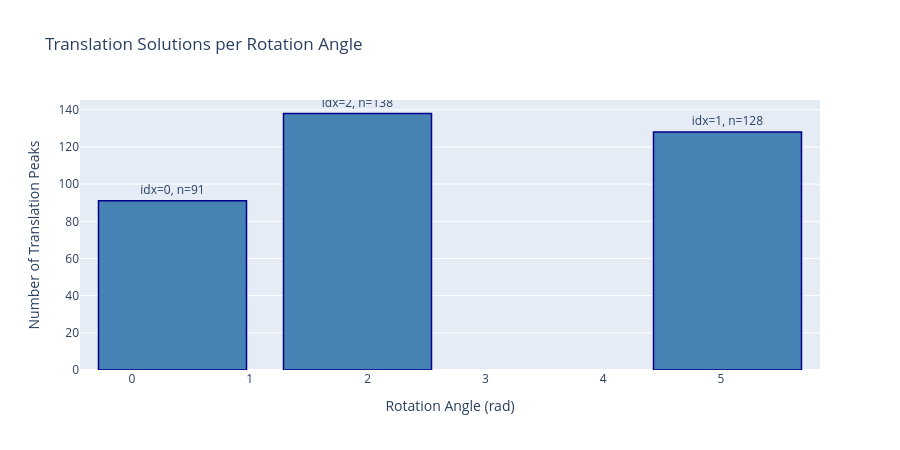

Here is the notebook cell this chart was saved with:
### Markdown cell above
## Translation Solutions per Rotation Angle

Bar chart showing how many translation solutions were detected for each candidate rotation angle.

### Code cell
if data_meta and angle_data and len(rotation_order) > 0:
    fig = go.Figure()
    
    angles = [angle_data[i]['angle'] for i in rotation_order
              if i < len(angle_data)]
    num_trans = [angle_data[i]['numTranslations'] for i in rotation_order
                 if i < len(angle_data)]
    angle_indices = [angle_data[i]['angleIndex'] for i in rotation_order
                    if i < len(angle_data)]
    
    fig.add_trace(go.Bar(
        x=angles,
        y=num_trans,
        text=[f'idx={idx}, n={n}' for idx, n in zip(angle_indices, num_trans)],
        textposition='outside',
        marker_color='steelblue',
        marker_line_color='darkblue',
        marker_line_width=1.5,
        name='Translation Solutions'
    ))
    
    fig.update_xaxes(title_text='Rotation Angle (rad)')
    fig.update_yaxes(title_text='Number of Translation Peaks')
    fig.update_layout(height=450, width=900, title_text='Translation Solutions per Rotation Angle')
    fig.show()
else:
    print('No dataForReadIn.csv data available')

### Figure 1 — Plotly figure (JSON) as saved in the notebook; plotly's stock layout.template omitted (floating-point values rounded to 4 significant figures)
{"data": [{"marker": {"color": "steelblue", "line": {"color": "darkblue", "width": 1.5}}, "name": "Translation Solutions", "text": ["idx=0, n=91", "idx=2, n=138", "idx=1, n=128"], "textposition": "outside", "type": "bar", "x": [0.3436, 1.914, 5.056], "y": [91, 138, 128]}], "layout": {"height": 450, "title": {"text": "Translation Solutions per Rotation Angle"}, "width": 900, "xaxis": {"title": {"text": "Rotation Angle (rad)"}}, "yaxis": {"title": {"text": "Number of Translation Peaks"}}}}
